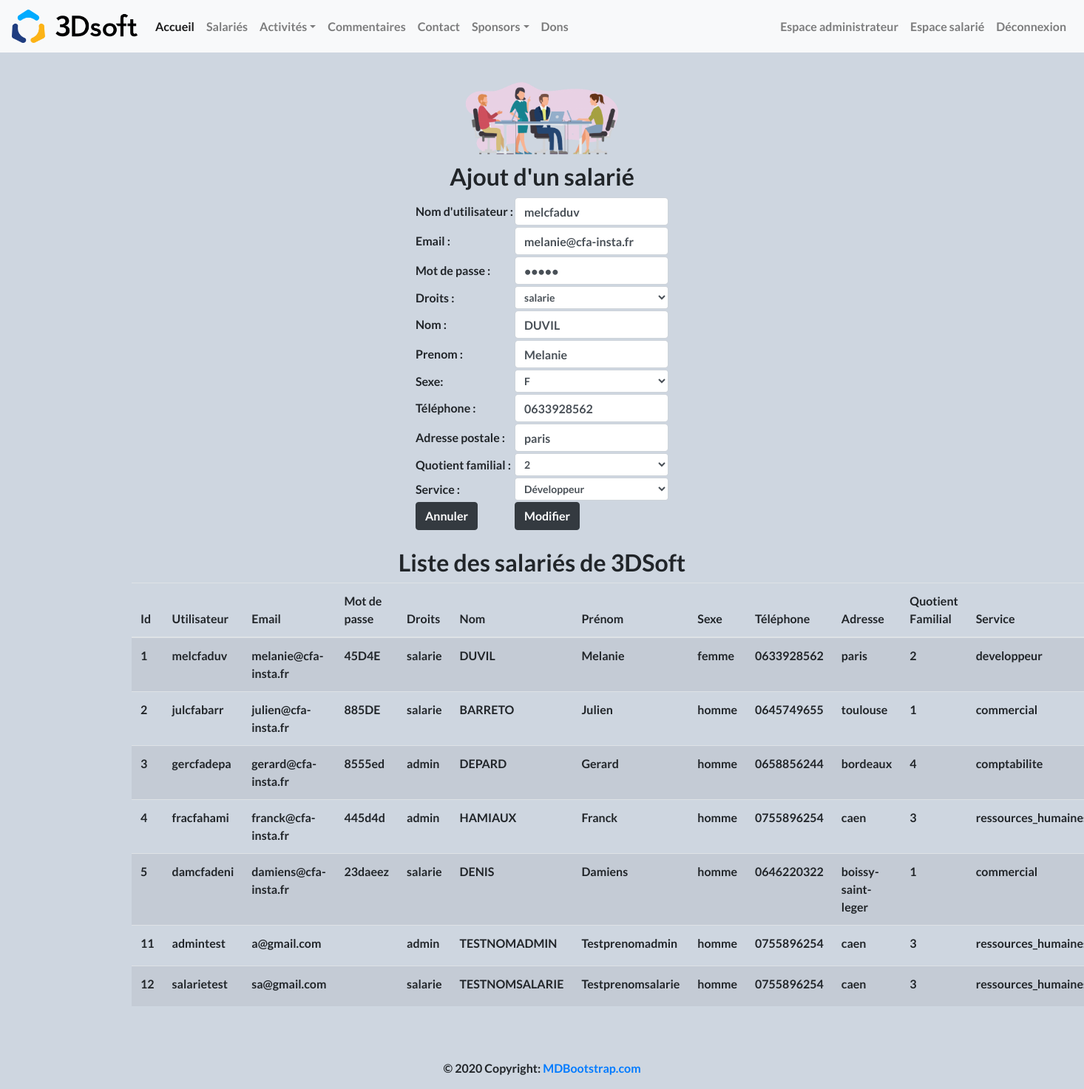
Screenshot of /index.php?page=2&action=edit&idutilisateur=1 (signed in) with the database file from the repository.
### tables this page shows
CREATE TABLE utilisateur(
        idutilisateur Int  Auto_increment  NOT NULL ,
        username      Varchar (30),
        password      Varchar (30),
        email         Varchar (80),
		droits        Enum("salarie", "admin", "sponsor") NOT NULL,
		PRIMARY KEY (idutilisateur)
);

CREATE TABLE salarie(
        idutilisateur Int NOT NULL ,
        nom           Varchar (40),
        prenom        Varchar (40),
        tel           Varchar (15),
        adresse       Varchar (100),
        quotient_fam  Enum ("1","2","3","4","5"),
        service       Enum ("comptabilite","developpeur","commercial","ressources_humaines"),
        sexe          Enum ("homme","femme"),
		FOREIGN KEY (idutilisateur) REFERENCES utilisateur(idutilisateur)
);

### modele/modele.class.php (called while the page is built, shortened)
<?php
	class Modele {
		private $unPdo , $uneTable;
		public function   __construct ($serveur, $bdd, $user, $mdp)
		{
			$this->unPdo =null;
			try {
				$this->unPdo = new PDO ("mysql:host=".$serveur.";dbname=".$bdd, $user, $mdp);
			}
			catch (PDOException $exp){
				echo "Erreur de connexion au serveur : ".$serveur."/".$bdd ;
			}
			$this->unPdo->setAttribute( PDO::ATTR_ERRMODE, PDO::ERRMODE_WARNING );
		}
		public function setTable ($uneTable)
		{
			$this->uneTable = $uneTable;
		}
		public function selectWhere ($tab)
		{
			if ($this->unPdo != null){
				$listeChamps = array();
				$donnees =array();
				foreach ($tab as $cle => $valeur) {
					$listeChamps[] = $cle." = ".":".$cle ;
					$donnees[":".$cle] = $valeur;
				}
				$chaineChamps = implode(" and ", $listeChamps);
				$requete = "select * from   ".$this->uneTable. " where ".$chaineChamps.";" ;
				$select = $this->unPdo->prepare ($requete);
				$select->execute ($donnees);
				return $select->fetch();
			}
			else
			{
				return null;
			}
		}
	}
?>

### controleur/controleur.class.php (called while the page is built, shortened)
<?php
	require_once ("modele/modele.class.php");
	class Controleur {
		private $unModele ;
		public function   __construct ($serveur, $bdd, $user, $mdp){
			$this->unModele = new Modele ($serveur, $bdd, $user, $mdp);
		}
		public function setTable ($uneTable)
		{
			$this->unModele->setTable($uneTable);
		}
		public function selectWhere ($tab)
		{
			return $this->unModele->selectWhere($tab);
		}
	}
?>

### vue/vue_insert_salarie.php (the view, shortened to what this page needs)
<h2> Ajout d'un salarié </h2>
<form method ="post" action ="">
	<table>
        <tr>
			<td> Nom d'utilisateur : </td>
			<td> <input type="text" class="form-control" required="required" name="username" value ="<?php echo ($lUtilisateur!=null) ? $lUtilisateur['username']:""; ?>" ></td>
		</tr>
        <tr>
			<td> Email : </td>
			<td> <input type="text" class="form-control" required="required" name="email" value ="<?php echo ($lUtilisateur!=null) ? $lUtilisateur['email']:""; ?>" ></td>
		</tr>
        <tr>
			<td> Mot de passe : </td>
			<td> <input type="password" class="form-control" required="required" name="password" value ="<?php echo ($lUtilisateur!=null) ? $lUtilisateur['password']:""; ?>" ></td>
		</tr>
		<tr>
			<td> Droits : </td>
			<td>
				<select name='droits' class="form-control form-control-sm">
					<?php
						if ($lUtilisateur == null) {
							echo "<option value='salarie'>salarie</option>
								  <option value='admin'>admin</option>";
						} else if ($lUtilisateur['droits'] == "salarie") {
							echo "<option value='salarie' selected>salarie</option>
								  <option value='admin'>admin</option>";
						} else if ($lUtilisateur['droits'] == "admin") {
							echo "<option value='salarie' selected>salarie</option>
								  <option value='admin' selected>admin</option>";
						}
					?>
				</select>
			</td>
		</tr>
		<tr>
			<td> Nom : </td>
			<td> <input type="text" class="form-control" required="required" name="nom" value ="<?php echo ($leSalarie!=null) ? $leSalarie['nom']:""; ?>" ></td>
		</tr>
        <tr>
			<td> Prenom : </td>
			<td> <input type="text" class="form-control" required="required" name="prenom" value ="<?php echo ($leSalarie!=null) ? $leSalarie['prenom']:""; ?>" ></td>
		</tr>
        <tr>
			<td> Sexe: </td>
			<td>
                <select name='sexe' class="form-control form-control-sm">
					<?php
						if ($leSalarie == null) {
							echo "<option value='homme'>H</option>
								  <option value='femme'>F</option>";
						} else if ($leSalarie['sexe'] == "homme") {
							echo "<option value='homme' selected>H</option>
								  <option value='femme'>F</option>";
						} else if ($leSalarie['sexe'] == "femme") {
							echo "<option value='homme'>H</option>
								  <option value='femme' selected>F</option>";
						}
					?>
                </select>
            </td>
		</tr>
        <tr>
			<td> Téléphone :</td>
			<td> <input type="text" class="form-control" required="required" name="tel"  value ="<?php echo ($leSalarie!=null) ? $leSalarie['tel']:""; ?>">  </td>
		</tr>
		<tr>
			<td>Adresse postale : </td>
			<td> <input type="text" class="form-control" required="required" name="adresse" value ="<?php echo ($leSalarie!=null) ? $leSalarie['adresse']:""; ?>">  </td>
		</tr>
        <tr>
			<td> Quotient familial : </td>
			<td>
                <select name='quotient_fam' class="form-control form-control-sm">
					<?php
						if ($leSalarie == null) {
							echo "<option value='1'>1</option>
								  <option value='2'>2</option>
								  <option value='3'>3</option>
								  <option value='4'>4</option>
								  <option value='5'>5</option>";
						} else if ($leSalarie['quotient_fam'] == "1") {
							echo "<option value='1' selected>1</option>
								  <option value='2'>2</option>
								  <option value='3'>3</option>
								  <option value='4'>4</option>
								  <option value='5'>5</option>";
						} else if ($leSalarie['quotient_fam'] == "2") {
							echo "<option value='1'>1</option>
								  <option value='2' selected>2</option>
								  <option value='3'>3</option>
								  <option value='4'>4</option>
								  <option value='5'>5</option>";
						} else if ($leSalarie['quotient_fam'] == "3") {
							echo "<option value='1'>1</option>
								  <option value='2'>2</option>
								  <option value='3' selected>3</option>
								  <option value='4'>4</option>
								  <option value='5'>5</option>";
						} else if ($leSalarie['quotient_fam'] == "4") {
							echo "<option value='1'>1</option>
								  <option value='2'>2</option>
								  <option value='3'>3</option>
								  <option value='4' selected>4</option>
								  <option value='5'>5</option>";
						} else if ($leSalarie['quotient_fam'] == "5") {
							echo "<option value='1'>1</option>
								  <option value='2'>2</option>
								  <option value='3'>3</option>
								  <option value='4'>4</option>
								  <option value='5' selected>5</option>";
						}
					?>
			    </select>
        </td>
		</tr>
		<tr>
			<td> Service : </td>
			<td>
				<select name='service' class="form-control form-control-sm">
						<?php
							if ($leSalarie == null) {
								echo "<option value='comptabilite'>Comptabilité</option>
									  <option value='developpeur'>Développeur</option>
									  <option value='commercial'>Commercial</option>
									  <option value='ressources_humaines'>Ressources humaines</option>";
							} else if ($leSalarie['service'] == "comptabilite") {
								echo "<option value='comptabilite' selected>Comptabilité</option>
									  <option value='developpeur'>Développeur</option>
									  <option value='commercial'>Commercial</option>
									  <option value='ressources_humaines'>Ressources humaines</option>";
							} else if ($leSalarie['service'] == "developpeur") {
								echo "<option value='comptabilite'>Comptabilité</option>
									  <option value='developpeur' selected>Développeur</option>
									  <option value='commercial'>Commercial</option>
									  <option value='ressources_humaines'>Ressources humaines</option>";
							} else if ($leSalarie['service'] == "commercial") {
								echo "<option value='comptabilite'>Comptabilité</option>
									  <option value='developpeur'>Développeur</option>
									  <option value='commercial' selected>Commercial</option>
									  <option value='ressources_humaines'>Ressources humaines</option>";
							} else if ($leSalarie['service'] == "ressources_humaines") {
								echo "<option value='comptabilite'>Comptabilité</option>
									  <option value='developpeur'>Développeur</option>
									  <option value='commercial'>Commercial</option>
									  <option value='ressources_humaines' selected>Ressources humaines</option>";
							}
						?>
					</select>
            </td>
		</tr>
		<td>  <input type="reset" class='btn btn-dark' name="annnuler" value ="Annuler"></td>
		<td> <input type="submit"
			<?php echo ($leSalarie!=null) ? " class='btn btn-dark' name='modifier' value='Modifier' " : " class='btn btn-dark' name='valider' value='Valider' "; ?>
			>
	</table>
</form>

### rows the page displays
utilisateur: username "melcfaduv", email "melanie@cfa-insta.fr", droits "salarie"
salarie: nom "DUVIL", prenom "Melanie", sexe "F", tel "0633928562", adresse "paris", quotient_fam "2", service "Développeur"

### other values shown
$unUtilisateurSalarie['idutilisateur'] "1"
$unUtilisateurSalarie['username'] "melcfaduv"
$unUtilisateurSalarie['email'] "melanie@cfa-insta.fr"
$unUtilisateurSalarie['password'] "45D4E"
$unUtilisateurSalarie['droits'] "salarie"
$unUtilisateurSalarie['nom'] "DUVIL"
$unUtilisateurSalarie['prenom'] "Melanie"
$unUtilisateurSalarie['sexe'] "femme"
$unUtilisateurSalarie['tel'] "0633928562"
$unUtilisateurSalarie['adresse'] "paris"
$unUtilisateurSalarie['quotient_fam'] "2"
$unUtilisateurSalarie['service'] "developpeur"
$unUtilisateurSalarie['idutilisateur'] "2"
$unUtilisateurSalarie['username'] "julcfabarr"
$unUtilisateurSalarie['email'] "julien@cfa-insta.fr"
